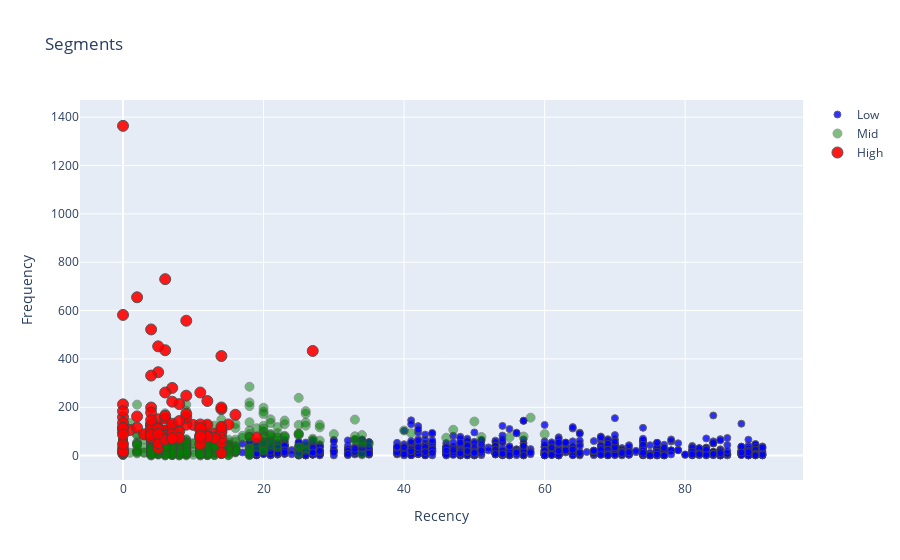

Notebook cell for this chart:
### Code cell
tx_graph = tx_user.query("Revenue < 50000 and Frequency < 2000")

plot_data = [
    go.Scatter(
        x=tx_graph.query("Segment == 'Low-Value'")['Recency'],
        y=tx_graph.query("Segment == 'Low-Value'")['Frequency'],
        mode='markers',
        name='Low',
        marker= dict(size= 7,
            line= dict(width=1),
            color= 'blue',
            opacity= 0.8
           )
    ),
        go.Scatter(
        x=tx_graph.query("Segment == 'Mid-Value'")['Recency'],
        y=tx_graph.query("Segment == 'Mid-Value'")['Frequency'],
        mode='markers',
        name='Mid',
        marker= dict(size= 9,
            line= dict(width=1),
            color= 'green',
            opacity= 0.5
           )
    ),
        go.Scatter(
        x=tx_graph.query("Segment == 'High-Value'")['Recency'],
        y=tx_graph.query("Segment == 'High-Value'")['Frequency'],
        mode='markers',
        name='High',
        marker= dict(size= 11,
            line= dict(width=1),
            color= 'red',
            opacity= 0.9
           )
    ),
]

plot_layout = go.Layout(
        yaxis= {'title': "Frequency"},
        xaxis= {'title': "Recency"},
        title='Segments'
    )
fig = go.Figure(data=plot_data, layout=plot_layout)
pyoff.iplot(fig)

### Figure 1 — Plotly figure (JSON) as saved in the notebook; plotly's stock layout.template omitted (floating-point values rounded to 4 significant figures; data arrays with more than 128 entries replaced by an {"elided": "..."} marker saying what was removed)
{"data": [{"marker": {"color": "blue", "line": {"width": 1}, "opacity": 0.8, "size": 7}, "mode": "markers", "name": "Low", "type": "scatter", "x": {"elided": "1139 int values"}, "y": {"elided": "1139 int values"}}, {"marker": {"color": "green", "line": {"width": 1}, "opacity": 0.5, "size": 9}, "mode": "markers", "name": "Mid", "type": "scatter", "x": {"elided": "583 int values"}, "y": {"elided": "583 int values"}}, {"marker": {"color": "red", "line": {"width": 1}, "opacity": 0.9, "size": 11}, "mode": "markers", "name": "High", "type": "scatter", "x": [4, 11, 4, 7, 4, 6, 4, 0, 5, 13, 14, 2, 19, 5, 5, 7, 4, 4, 4, 9, 14, 4, 7, 4, 12, 0, 10, 5, 0, 13, 9, 0, 0, 15, 3, 6, 0, 8, 6, 16, 6, 0, 11, 14, 11, 5, 5, 11, 5, 4, 4, 7, 14, 0, 0, 6, 4, 6, 14, 4, 0, 7, 6, 6, 5, 5, 12, 7, 7, 0, 14, 9, 14, 12, 7, 6, 1, 27, 14, 4, 13, 4, 9, 4, 5, 4, 2, 9, 7, 4, 4, 2, 11, 4, 0, 6, 7, 6, 12, 4, 11, 7, 8, 5, 14, 11, 4, 0, 7, 4, 0, 11, 7, 11, 5, 8, 8, 7], "y": [89, 76, 73, 122, 522, 98, 73, 11, 71, 77, 412, 655, 75, 150, 75, 112, 129, 79, 199, 248, 55, 81, 280, 128, 128, 1364, 127, 345, 159, 91, 128, 99, 29, 129, 88, 153, 212, 213, 730, 169, 436, 18, 48, 72, 106, 452, 117, 261, 32, 122, 95, 77, 192, 582, 47, 102, 93, 103, 95, 331, 135, 95, 165, 82, 108, 51, 84, 109, 77, 114, 199, 158, 104, 226, 81, 261, 106, 433, 11, 178, 73, 76, 558, 108, 110, 81, 162, 173, 103, 100, 108, 116, 83, 147, 115, 71, 91, 66, 78, 75, 129, 132, 101, 110, 119, 114, 88, 184, 70, 86, 87, 73, 223, 81, 90, 143, 73, 72]}], "layout": {"autosize": true, "title": {"text": "Segments"}, "xaxis": {"autorange": true, "range": [-5.878, 96.6], "title": {"text": "Recency"}, "type": "linear"}, "yaxis": {"autorange": true, "range": [-133.9, 1509.0], "title": {"text": "Frequency"}, "type": "linear"}}}
